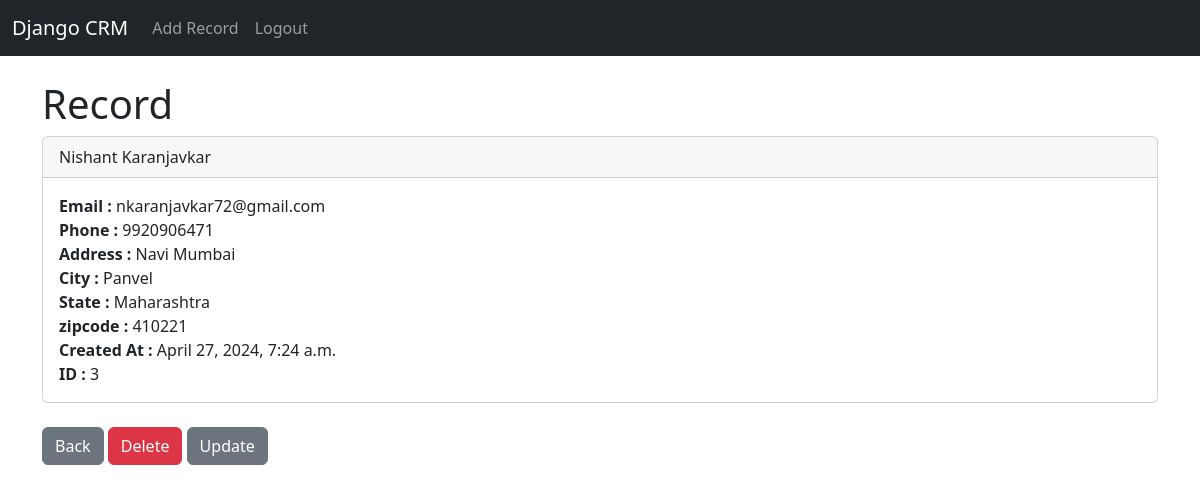
Screenshot of /record/3/ (signed in) with the database file from the repository.
### core/models.py (models this page shows, shortened)
class Record(models.Model):
    created_at = models.DateTimeField(auto_now_add=True)
    first_name = models.CharField(max_length=50)
    last_name = models.CharField(max_length=50)
    email = models.CharField(max_length=100)
    phone = models.CharField(max_length=15)
    address = models.CharField(max_length=100)
    city = models.CharField(max_length=50)
    state = models.CharField(max_length=50)
    zipcode = models.CharField(max_length=20)

### core/views.py (the view)
# urls.py: path('record/<int:id>/',views.record_user,name="record"),
def record_user(request,id):
    if request.user.is_authenticated:
        user_record = Record.objects.get(pk=id)
    return render(request,'core/record.html',{'user_record':user_record})

### core/templates/core/record.html
{% extends "core/base.html" %}
{% block content %}
<h1>Record</h1>
<div class="card">
  <div class="card-header">
    {{user_record.first_name}} {{user_record.last_name}}
  </div>
  <div class="card-body">
    <p class="card-text">
      <strong>Email :</strong> {{user_record.email}}<br>
      <strong>Phone :</strong> {{user_record.phone}}<br>
      <strong>Address :</strong> {{user_record.address}}<br>
      <strong>City :</strong> {{user_record.city}}<br>
      <strong>State :</strong> {{user_record.state}}<br>
      <strong>zipcode :</strong> {{user_record.zipcode}}<br>
      <strong>Created At :</strong> {{user_record.created_at}}<br>
      <strong>ID :</strong> {{user_record.id}}<br>
    </p>
  </div>
</div>
<br>
<a href="{% url 'home' %}" class="btn btn-secondary" >Back</a>
<a href="{% url 'delete' user_record.id %}" class="btn btn-danger" >Delete</a>
<a href="{% url 'update_record' user_record.id %}" class="btn btn-secondary" >Update</a>
{% endblock content %}

### rows the page displays
Record: first_name "Nishant", last_name "Karanjavkar", email "nkaranjavkar72@gmail.com", phone "9920906471", address "Navi Mumbai", city "Panvel", state "Maharashtra", zipcode "410221", created_at "April 27, 2024, 7:24 a.m.", id "3"
